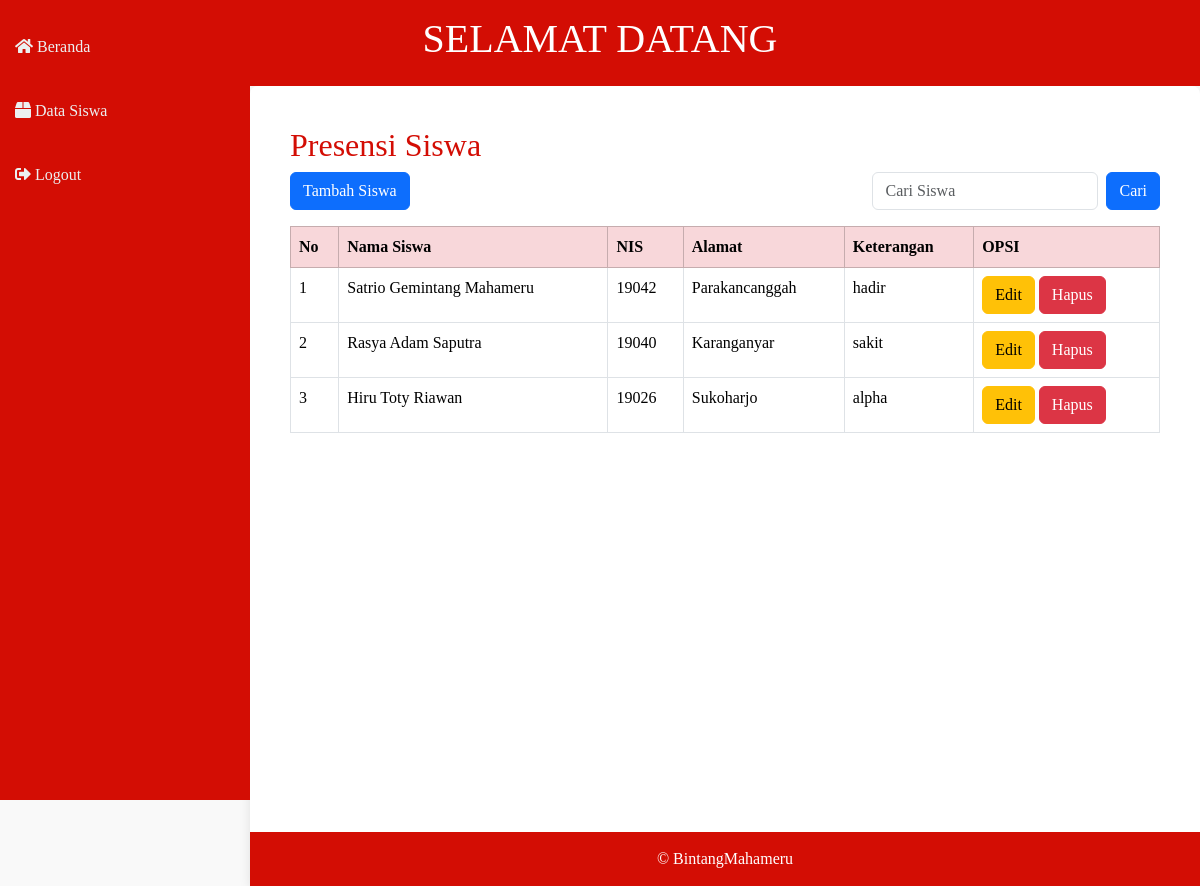
/barangtampil.php (signed in), run on the app's committed database.
### tables this page shows
CREATE TABLE `data_siswa` (
  `id_siswa` int(11) NOT NULL,
  `nama_siswa` varchar(225) NOT NULL,
  `nis` int(11) NOT NULL,
  `alamat` varchar(225) NOT NULL,
  `keterangan` enum('ijin','sakit','alpha','hadir') NOT NULL
);

### barangtampil.php (the view, shortened to what this page needs)
<!DOCTYPE html>
<html lang="en">
<head>
    <link href="https://cdn.jsdelivr.net/npm/bootstrap@5.3.2/dist/css/bootstrap.min.css" rel="stylesheet">
    <link rel="stylesheet" href="https://cdnjs.cloudflare.com/ajax/libs/font-awesome/5.15.3/css/all.min.css"></link>
</head>
<body>
    <header class="position-relative">
        <h1>SELAMAT DATANG</h1>
    </header>
    <nav class="sidebar">
        <ul class="nav flex-column">
            <li class="nav-item">
                <a class="nav-link" href="beranda.php"><i class="fas fa-home"></i> Beranda</a>
            </li>
            <li class="nav-item">
                <a class="nav-link" href="barangtampil.php"><i class="fas fa-box"></i> Data Siswa</a>
            </li>
            <li class="nav-item">
                <a class="nav-link" href="logout.php"><i class="fas fa-sign-out-alt"></i> Logout</a>
            </li>
        </ul>
    </nav>
    <main class="content">
        <h2>Presensi Siswa</h2>
        <div class="d-flex justify-content-between align-items-center mb-3">
            <a href="tambahbarang.php" class="btn btn-primary">Tambah Siswa</a>
            <form action="" method="post" class="d-flex">
                <input type="text" placeholder="Cari Siswa" class="form-control me-2" name="pencarian">
                <input type="submit" class="btn btn-primary" value="Cari" name="btncari">
            </form>
        </div>
        <table class="table table-bordered">
            <thead class="table-danger">
                <tr>
                    <th>No</th>
                    <th>Nama Siswa</th>
                    <th>NIS</th>
                    <th>Alamat</th>
                    <th>Keterangan</th>
                    <th>OPSI</th>
                </tr>
            </thead>
            <tbody>
                <?php
                require "koneksi.php";
                if (empty($_POST['pencarian'])) {
                    $sql = mysqli_query($con, "SELECT * FROM data_siswa ORDER BY id_siswa DESC");
                } else if (isset($_POST['btncari']) && $_POST['pencarian'] != "") {
                    $pencarian = $_POST['pencarian'];
                    $sql = mysqli_query($con, "SELECT * FROM data_siswa WHERE nama_siswa LIKE '%".$pencarian."%' ORDER BY id_siswa DESC");
                }
                $no = 1;
                while ($data = mysqli_fetch_array($sql)) {
                ?>
                    <tr>
                        <td><?php echo $no; ?></td>
                        <td><?php echo $data['nama_siswa']; ?></td>
                        <td><?php echo $data['nis']; ?></td>
                        <td><?php echo $data['alamat']; ?></td>
                        <td><?php echo $data['keterangan']; ?></td>
                        <td>
                            <a href="siswaedit.php?id=<?php echo $data['id_siswa']; ?>" class="btn btn-warning">Edit</a>
                            <a href="siswahapus.php?id=<?php echo $data['id_siswa']; ?>" class="btn btn-danger" onclick="return confirm('Apakah Anda yakin ingin menghapus data ini?')">Hapus</a>
                        </td>
                    </tr>
                <?php
                    $no++;
                }
                ?>
            </tbody>
        </table>
    </main>
    <footer>
    <main class="Footer" style="background-color: #d30d04; color:white">
        &copy; BintangMahameru
    </footer>

### barangtampil.php (style rules this page uses)
body { background-color: #f9f9f9; font-family: 'Times New Roman', sans-serif; }
header { background-color: #d30d04; color: white; padding: 15px; text-align: center; }
.sidebar { background-color: #d30d04; min-height: 100vh; padding-top: 20px; position: fixed; width: 250px; top: 0; left: 0; z-index: 100; }
.sidebar .nav-link { color: #ecf0f1; padding: 15px; font-size: 16px; transition: background 0.3s; text-decoration: none; border-radius: 4px; margin-bottom: 10px; }
.content { margin-left: 250px; padding: 40px; background-color: white; min-height: 100vh; box-shadow: 0 4px 12px rgba(0, 0, 0, 0.1); border-radius: 8px; }
.content h2 { font-size: 2rem; color: #d30d04; }
footer { background-color: #d30d04; color: white; padding: 15px; text-align: center; position: fixed; bottom: 0; width: calc(100% - 250px); margin-left: 250px; }

### data on the page
data_siswa: nama_siswa "Satrio Gemintang Mahameru", nis "19042", alamat "Parakancanggah", keterangan "hadir"
data_siswa: nama_siswa "Rasya Adam Saputra", nis "19040", alamat "Karanganyar", keterangan "sakit"
data_siswa: nama_siswa "Hiru Toty Riawan", nis "19026", alamat "Sukoharjo", keterangan "alpha"
